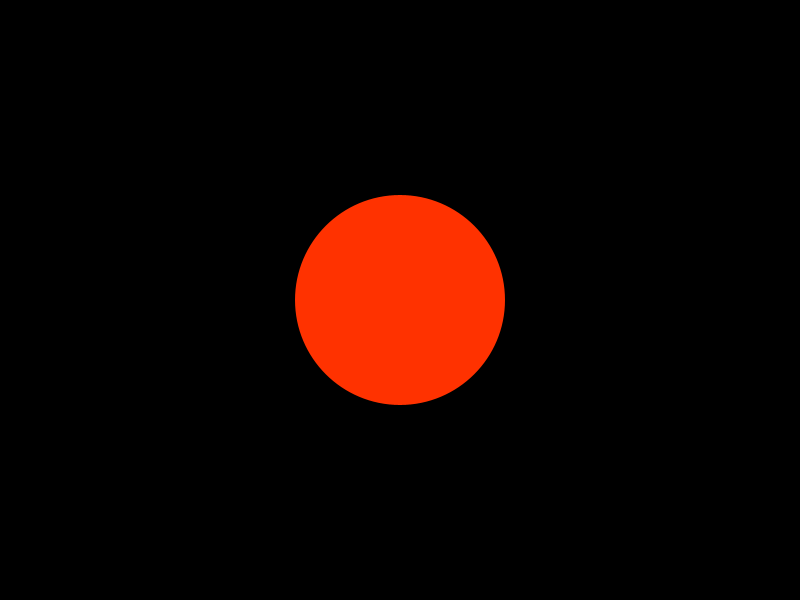
Frame 1 (no input)
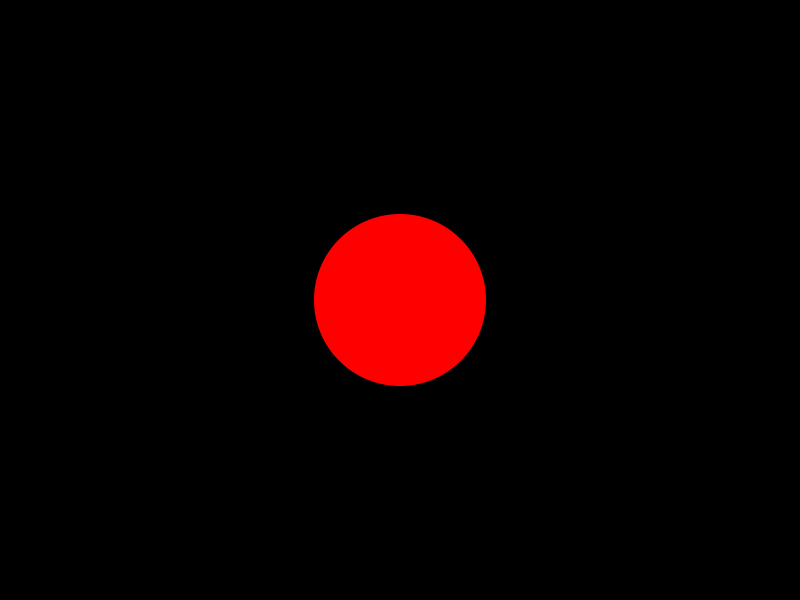
Frame 60 (the mouse pressed at the canvas centre just before this capture)
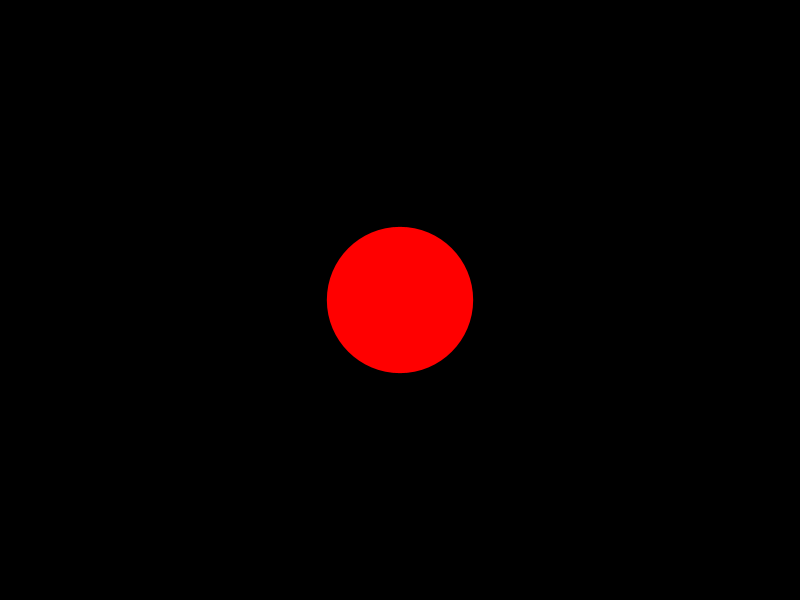
Frame 120 (the mouse held since frame 60 and released just before this capture)

The Processing sketch that drew these frames (run headless with seeded random() and noise(); from frame 60 on, the mouse is pressed at the canvas centre):

// Processing sketch: animation_3
// ── animation_3.pde
float diameter;
float hue;

void setup() {
    size(800, 600);
    frameRate(60);

    colorMode(HSB, 360, 100, 100, 100);
    noStroke();
}

void draw() {
    background(0);

    diameter = 200 + sin(frameCount * 0.1) * 100;
    hue = sin(frameCount * 0.1) * 120;

    fill(hue, 100, 100);

    ellipse(width / 2, height / 2, diameter, diameter);
}
